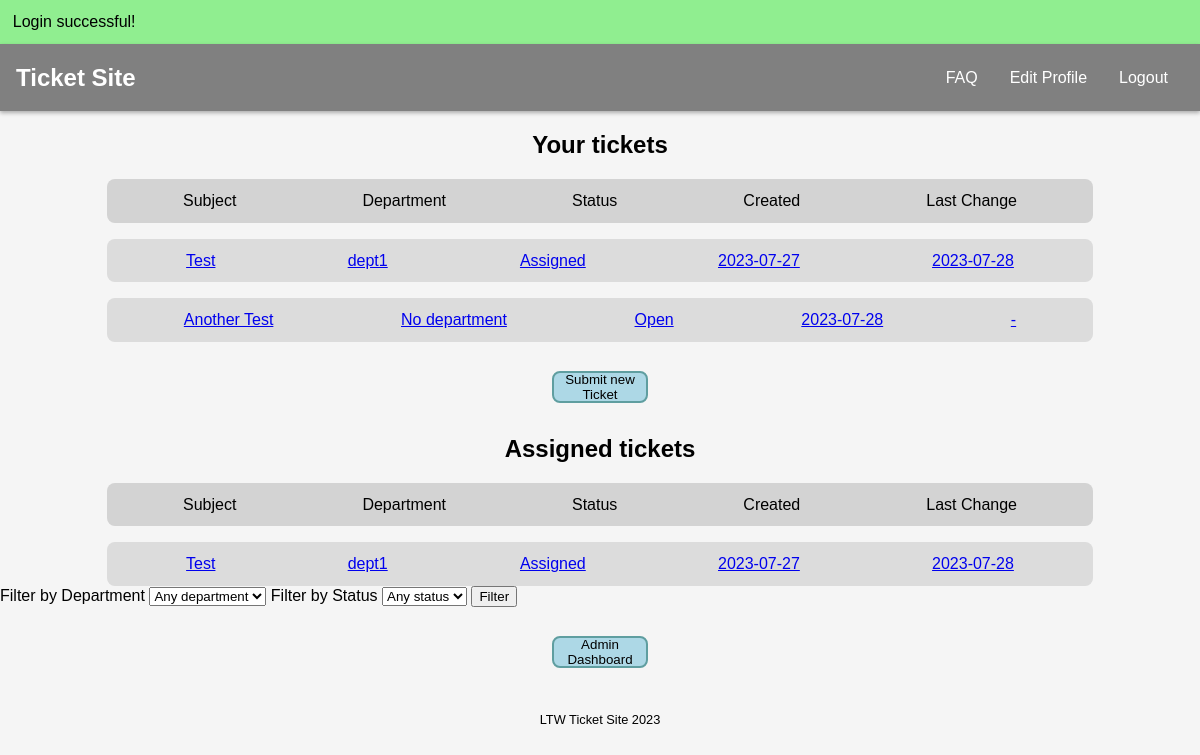
/pages (signed in), run on an earlier commit of the app's database.
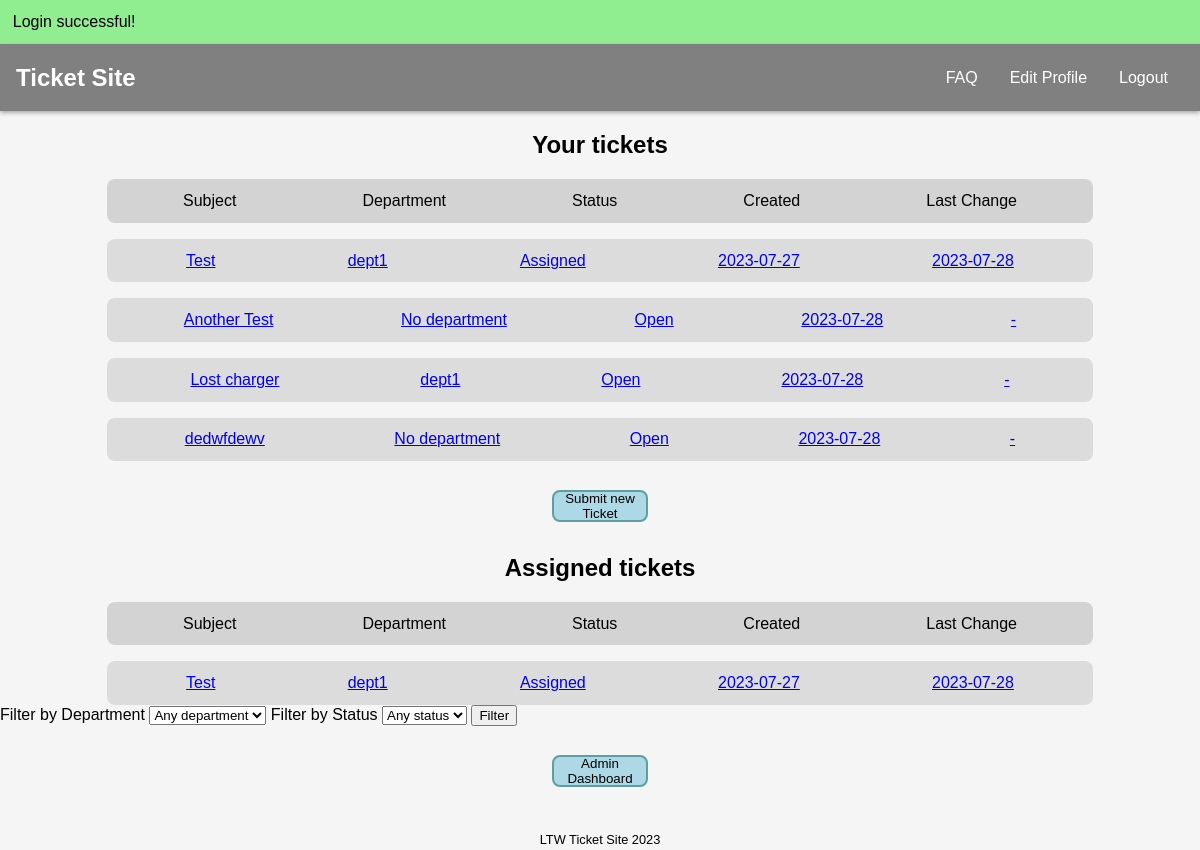
And on a later commit of the database.
### tables this page shows
CREATE TABLE tickets (
    id INTEGER PRIMARY KEY AUTOINCREMENT,
    subject TEXT NOT NULL,
    content TEXT,
    created DATE NOT NULL,
    updated DATE,
    submitter_id INTEGER NOT NULL,
    assignee_id INTEGER,
    department_id INTEGER,
    status_id INTEGER NOT NULL,
    FOREIGN KEY (submitter_id) REFERENCES users(id),
    FOREIGN KEY (assignee_id) REFERENCES users(id),
    FOREIGN KEY (department_id) REFERENCES departments(id),
    FOREIGN KEY (status_id) REFERENCES status(id)
);

CREATE TABLE departments (
    id INTEGER PRIMARY KEY AUTOINCREMENT,
    name TEXT NOT NULL
);

CREATE TABLE status (
    id INTEGER PRIMARY KEY AUTOINCREMENT,
    name TEXT NOT NULL
);

### utils/session.php (called while the page is built, shortened)
<?php
    class Session {
        private array $messages;
        public function __construct(){
            $this->messages = isset($_SESSION['messages']) ? $_SESSION['messages'] : array();
        }
        public function isLoggedIn() : bool {
            return isset($_SESSION['id']);
        }
        public function getID() : ?int {
            return isset($_SESSION['id']) ? $_SESSION['id'] : null;
        }
        public function getRole() : ?int {
            return isset($_SESSION['role']) ? $_SESSION['role'] : null;
        }
        public function getMessages() {
            return $this->messages;
        }
    }

### database/classes/ticket.class.php (called while the page is built, shortened)
<?php
    require_once('department.class.php');
    class Ticket {
        public function __construct(int $id, string $subject, ?string $content, string $created, ?string $updated, int $submitter_id,
                                    ?int $assignee_id, $department_id, int $status_id) {
            $this->id = $id;
            $this->subject = $subject;
            $this->created = $created;
            $this->updated = $updated;
            $this->department_id = $department_id === "" ? null : $department_id;
            $this->status_id = $status_id;
        }
        static function getUserTickets(PDO $db, int $user_id) : array {
            $stmt = $db->prepare('SELECT * FROM tickets WHERE submitter_id = ?');
            $stmt->execute(array($user_id));
            $tickets = array();
            while ($ticket = $stmt->fetch()) {
                $tickets[] = new Ticket($ticket['id'], $ticket['subject'], $ticket['content'],
                                        $ticket['created'], $ticket['updated'],
                                        $ticket['submitter_id'], $ticket['assignee_id'],
                                        $ticket['department_id'], $ticket['status_id']);
            }
            return $tickets;
        }
        static function getAgentTickets(PDO $db, int $agent) : array {
            $stmt = $db->prepare('SELECT t.id, t.subject, t.content, t.submitter_id, t.assignee_id, t.department_id, t.status_id, t.created, t.updated
                                FROM tickets t LEFT JOIN departments d ON t.department_id = d.id LEFT JOIN agent_departments ad
                                ON ad.department_id = d.id WHERE (ad.agent_id = ? OR t.assignee_id = ?)');
            $stmt->execute(array($agent, $agent));
            $tickets = array();
            while($ticket = $stmt->fetch()){
                $tickets[] = new Ticket($ticket['id'], $ticket['subject'], $ticket['content'],
                                        $ticket['created'], $ticket['updated'],
                                        $ticket['submitter_id'], $ticket['assignee_id'],
                                        $ticket['department_id'], $ticket['status_id']);
            }
            return $tickets;
        }
    }
?>

### database/classes/department.class.php (called while the page is built, shortened)
<?php
    class Department {
        static function getDepartmentName(PDO $db, int $id) : string {
            $stmt = $db->prepare('SELECT * FROM departments WHERE id = ?');
            $stmt->execute(array($id));
            $dept = $stmt->fetch();
            if($dept){
                return $dept['name'];
            }
            else return 'No department';
        }
    }
?>

### database/classes/status.class.php (called while the page is built, shortened)
<?php
    class Status {
        static function getStatusName(PDO $db, int $id) : string {
            $stmt = $db->prepare('SELECT * FROM status WHERE id = ?');
            $stmt->execute(array($id));
            $status = $stmt->fetch();
            if($status){
                return $status['name'];
            }
            else return 'No defined Status';
        }
    }
?>

### templates/ticket.tpl.php (the view, shortened to what this page needs)
<?php
require_once('../database/classes/department.class.php');
require_once('../database/classes/status.class.php');
?>
<?php function drawTickets(PDO $db, array $tickets) { ?>
<div class="ticket_tables">
    <h2>Your tickets</h2>
    <ul>
        <li>Subject</li>
        <li>Department</li>
        <li>Status</li>
        <li>Created</li>
        <li>Last Change</li>
    </ul>
</div>
<div class="ticket_instance">
    <?php foreach($tickets as $ticket) { ?>
        <a href="../pages/ticket.php?id=<?=$ticket->id?>"><ul>
            <li><?=$ticket->subject?></li>
            <li><?=Department::getDepartmentName($db, intval($ticket->department_id))?></li>
            <li><?=Status::getStatusName($db, intval($ticket->status_id))?></li>
            <li><?=$ticket->created?></li>
            <li><?=$ticket->updated ?? '-'?></li>
        </ul></a>
    <?php } ?>
</div>
<?php } ?>
<?php function drawAgentTickets(PDO $db, array $tickets, array $departments, array $status) { ?>
<div class="ticket_tables">
    <h2>Assigned tickets</h2>
    <ul>
        <li>Subject</li>
        <li>Department</li>
        <li>Status</li>
        <li>Created</li>
        <li>Last Change</li>
    </ul>
</div>
<div class="ticket_instance">
    <?php foreach($tickets as $ticket) { ?>
        <a href="../pages/ticket.php?id=<?=$ticket->id?>"><ul>
            <li><?=$ticket->subject?></li>
            <li><?=Department::getDepartmentName($db, intval($ticket->department_id))?></li>
            <li><?=Status::getStatusName($db, intval($ticket->status_id))?></li>
            <li><?=$ticket->created?></li>
            <li><?=$ticket->updated ?? '-'?></li>
        </ul></a>
    <?php } ?>
</div>
<form>
    <label>
        Filter by Department
        <select id="department">
            <option value="" selected>Any department</option>
        </select>
    </label>
    <label>
        Filter by Status
        <select id="status">
        <option value="" selected>Any status</option>
        </select>
    </label>
    <button type="submit" id="submit_ticket_filter">Filter</button>
</form>
<?php } ?>

### templates/common.tpl.php (shortened to what this page needs)
<?php function drawHeader(Session $session) { ?>
<!DOCTYPE html>
<html lang="en-US">
    <head>
        <link rel="stylesheet" href="../css/style.css">
    </head>
    <body>
        <?php drawMessages($session); ?>
        <header>
            <nav>
                <h1><a href="../pages/">Ticket Site</a></h1>
                <div id="nav_buttons">
                    <p><a href="../pages/faq.php">FAQ</a></p>
                    <?php
                        if($session->isLoggedIn()) drawLoggedIn();
                        else drawLoggedOff();
                    ?>
<?php } ?>
<?php function drawLoggedIn() { ?>
            <p><a href="../pages/editprofile.php">Edit Profile</a></p>
            <p><a href="../actions/action_logout.php">Logout</a></p>
        </div>
    </nav>
</header>
<main>
<?php } ?>
<?php function drawFooter() { ?>
        </main>
        <footer>
            LTW Ticket Site 2023
        </footer>
    </body>
</html>
<?php } ?>
<?php function drawMessages(Session $session) { ?>
    <section id="messages">
        <?php foreach($session->getMessages() as $message) { ?>
            <article class="<?=$message['type']?>">
                <?=$message['text']?>
            </article>
        <?php } ?>
    </section>
<?php } ?>
<?php function drawButton(string $text, string $path) { ?>
<button class="special"><a href="<?=$path?>"><?=$text?></a></button>
<?php } ?>

### pages/index.php (shortened to what this page needs)
<?php
require_once('../utils/session.php');
$session = new Session();
$db = getDataBaseConnection();
require_once('../templates/common.tpl.php');
require_once('../templates/ticket.tpl.php');
require_once('../database/classes/ticket.class.php');
require_once('../database/classes/status.class.php');
require_once('../database/classes/department.class.php');
drawHeader($session);
if($session->isLoggedIn()){
    drawTickets($db, Ticket::getUserTickets($db, $session->getID()));
    drawButton('Submit new Ticket', '../pages/ticketsubmission.php');
    if($session->getRole() < 3 ){
        $tickets = Ticket::getAgentTickets($db, $session->getID());
        $departments = Department::getDepartments($db);
        $statuses = Status::getAllStatus($db);
        drawAgentTickets($db, $tickets, $departments, $statuses);
    }
    if($session->getRole() == 1 ){
        drawButton('Admin Dashboard', '../pages/admindashboard.php');
    }
}
drawFooter();
?>

### css/style.css (style rules this page uses)
body { font-family: Arial, Helvetica, sans-serif; background-color: whitesmoke; margin: 0; padding: 0; }
header { background-color: grey; display: grid; box-shadow: 0 2px 4px rgba(0, 0, 0, 0.3); }
nav { display: flex; justify-content: space-between; align-items: center; }
nav h1 a { text-decoration: none; color: white; margin-left: 1rem; }
#nav_buttons { display: flex; align-items: center; }
#nav_buttons * { text-decoration: none; color: white; margin-right: 1em; }
#messages article { padding: 0.8em; }
#messages article.success { background-color: lightgreen; }
footer { position: relative; top: 1em; font-size: 0.8rem; width: 100%; text-align: center; margin-bottom: 1rem; }
button.special { width: 8%; height: 2rem; margin: auto; margin-top: 1.8rem; margin-bottom: 2rem; background-color: lightblue; border-radius: 0.6em; border: 2px solid cadetblue; display: flex; justify-content: center; }
button.special a { display: flex; justify-content: center; align-items: center; text-decoration: none; color: black; width: 100%; height: 100%; }
.ticket_tables h2 { text-align: center; }
.ticket_tables ul { display: flex; list-style: none; justify-content: space-around; background-color: lightgrey; padding: 0.8rem; width: 80%; margin: 0 auto; border-radius: 0.5rem; }
.ticket_instance ul { background-color: gainsboro; width: 80%; margin: 0 auto; padding: 0.8rem; border-radius: 0.5rem; margin-top: 1rem; }
.ticket_instance a ul { display: flex; list-style: none; justify-content: space-around; }

What changed in the data, as far as the page shows it:
added tickets: subject "Lost charger", department.name "dept1", status.name "Open", created "2023-07-28", updated "-", shown under "Your tickets"
added tickets: subject "dedwfdewv", department_id "No department", status.name "Open", created "2023-07-28", updated "-", shown under "Your tickets"
